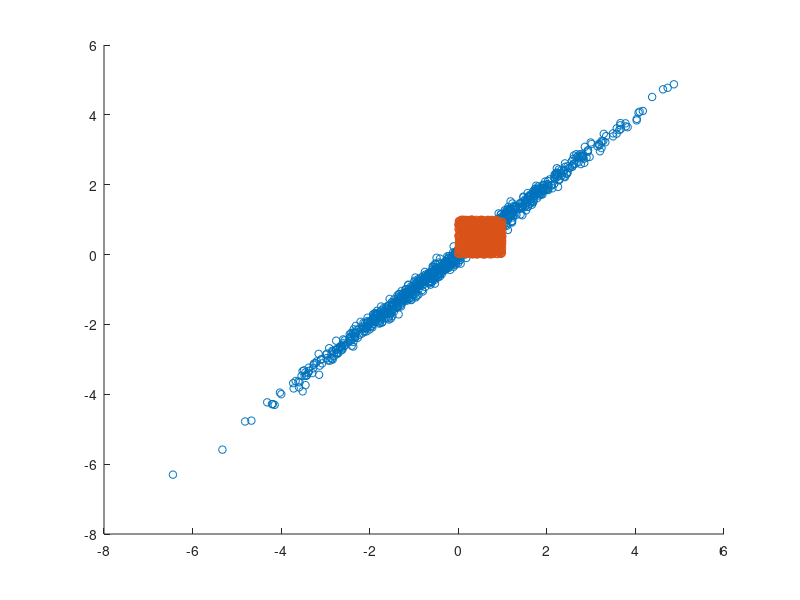
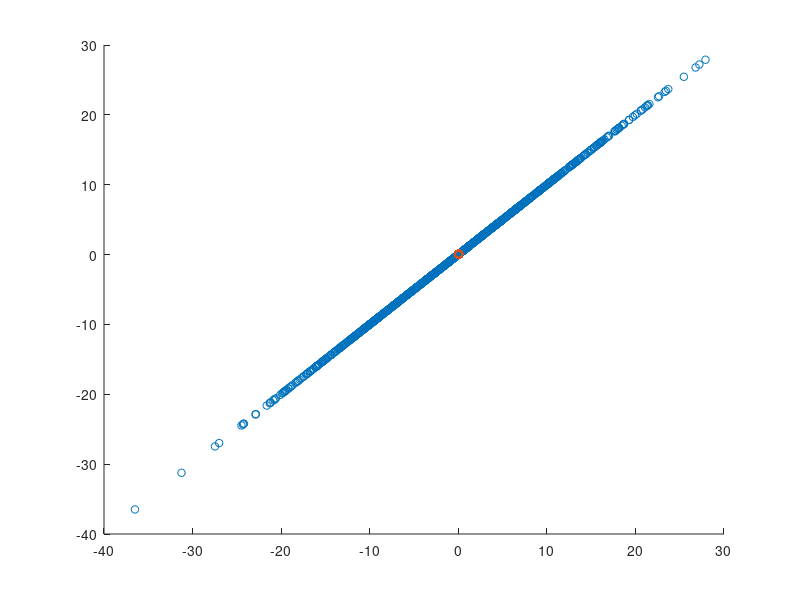
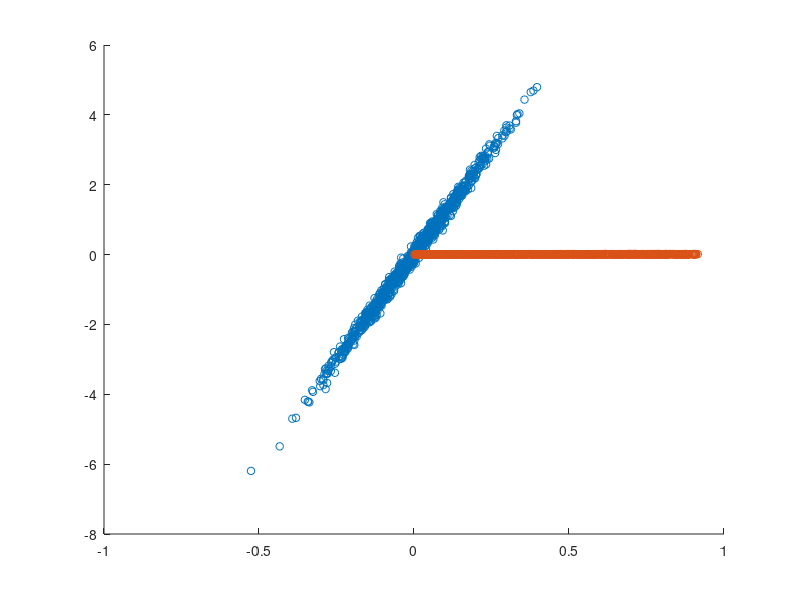
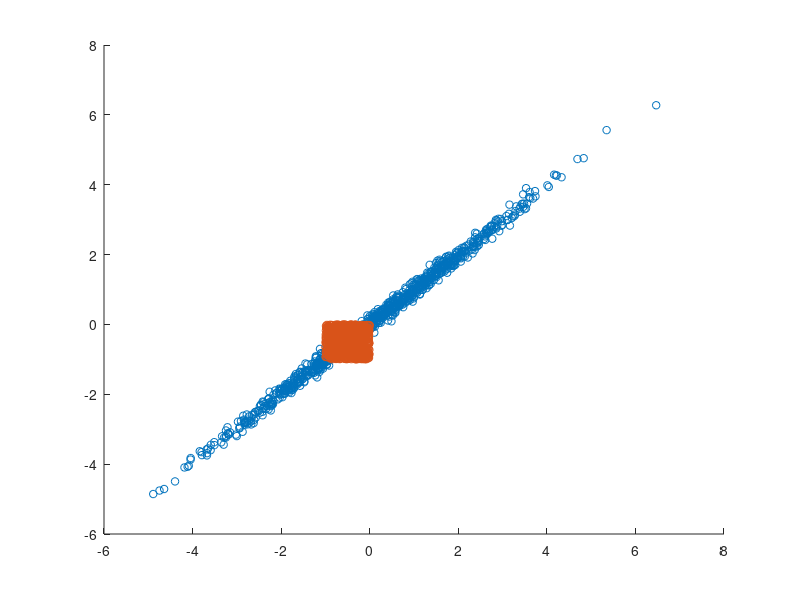

Reproduce these figures in MATLAB, in order.
m1=[0 0];m=[0 0];m2=[3 0];
p1=mvnrnd(m1,[2.929 2.9212;2.9212 2.9290],1000);
p2=rand(1000,2);
% p1=p1';p2=p2';
%  AMean=mean(p1,2);
%  AStd=std(p1,0,2);
%  p1 = (p1 - repmat(AMean,[1 length(p1) 1])) ./ repmat(AStd,[1 length(p1) 1]);
%  AMean=mean(p2,2);
%  AStd=std(p2,0,2);
%  p2 = (p2 - repmat(AMean,[1 length(p1) 1])) ./ repmat(AStd,[1 length(p1) 1]);p1=p1';p2=p2';
   c1=p1;
c2=p2;figure
scatter(p1(:,1),p1(:,2),30,'b.'); hold on;
scatter(p2(:,1),p2(:,2),30,'r.'); hold
P1=cov(p1);
P2=cov(p2);
[a b]=eig(P1)
[a b]=eig(P2)
c1=p1*P1;c2=p2*P2;figure
scatter(c1(:,1),c1(:,2),30,'b.'); hold on;
scatter(c2(:,1),c2(:,2),30,'r.'); hold
[vec val]=eig(P1+P2)
p=pinv(sqrt(val))*vec'
SCf=p*P1*p'
SCh=p*P2*p'
[U1 sigmaF]=eig(SCf)
[U2 sigmaH]=eig(SCh)
c1=p1*SCf;c2=p2*SCh;figure
scatter(c1(:,1),c1(:,2),30,'b.'); hold on;
scatter(c2(:,1),c2(:,2),30,'r.'); hold
U=U1;
c1=p1*U;c2=p2*U;figure
scatter(c1(:,1),c1(:,2),30,'b.'); hold on;
scatter(c2(:,1),c2(:,2),30,'r.'); hold
sigmaF+sigmaH
W=p'*U;
c1=p1*W;c2=p2*W;figure
scatter(c1(:,1),c1(:,2),30,'b.'); hold on;
scatter(c2(:,1),c2(:,2),30,'r.'); hold

[v d]=eig(P1,P1+P2)
c1=p1*v;c2=p2*v;figure
scatter(c1(:,1),c1(:,2),30,'b.'); hold on;
scatter(c2(:,1),c2(:,2),30,'r.'); hold